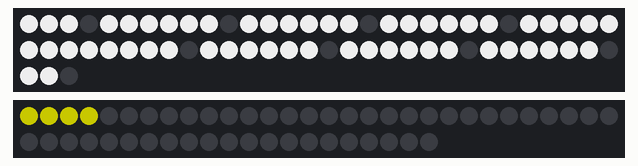
This sketch was run on a simulated Arduino Uno, built with avr-gcc and run on an emulated ATmega328P. Parts: 63 RGB LEDs in strip order, left to right, continuing on the next row, 51 RGB LEDs in strip order, left to right, continuing on the next row. Dim RGB values are drawn brighter than linear; random numbers use the default seed unless the sketch sets one.

Above: at 1.7 s.
At 3.5 s:
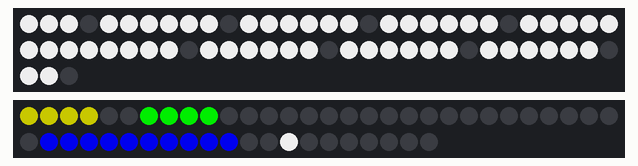
At 5.3 s:
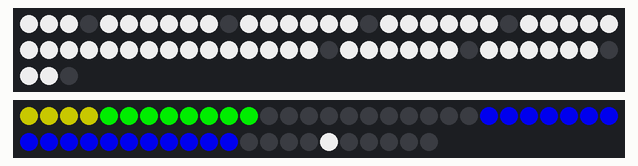
At 33.9 s:
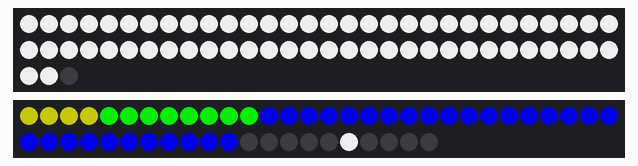

The sketch:

StarGateTest4.ino
```cpp
#include "StarGateTest4.h"

CRGB Gate_strip[GATE_LED_COUNT];
CRGB Stair_strip[STAIRS_LED_COUNT];

int i = 0;
int m0de = 1;

int ChveronsLocks[] = {3, 10, 17, 24, 31,
                       38, 45, 52, 59}; // chevron middle bits
int ChveronsSides[] = {
    2, 4, 9, 11, 16, 18, 23, 25, 30,
    32, 37, 39, 44, 46, 51, 53, 58, 60}; // chevron side bits

int Symbols[] = {0, 1, 5, 6, 7, 8, 12, 13, 14, 15, 19, 20,
                 21, 22, 26, 27, 28, 29, 33, 34, 35, 36, 40, 41,
                 42, 43, 47, 48, 49, 50, 54, 55, 56, 57, 61, 62}; // symoblosl

int Back[] = {41, 42, 43, 44, 45, 46, 47, 48, 49, 50}; // the back

int Stairs[] = {         // The stairs
    12, 13,              // Step 1 (top step)
    14, 15, 16,          // Step 2
    17, 18, 19,          // Step 3
    20, 21, 22,          // Step 4
    23, 24, 25, 26,      // Step 5
    27, 28, 29, 30,      // Step 6
    31, 32, 33, 34, 35,  // Step 7
    40, 39, 38, 37, 36}; // Step 8 (bottom step)

int Sides[] = {7, 8, 6, 9, 5, 10, 4, 11}; // the sides, in light order
int StairLights[] = {0, 1, 2, 3};         // side ligitng on stairs

struct BackAnimationState
{
  int update_interval = 50;
  int last_update_time = 0;
  int index = 0;
};
BackAnimationState backState;

struct SideAnimationState
{
  int update_interval = 500;
  unsigned long last_update_time = 0;
  int index = 0;
};
SideAnimationState sideState;

struct StairsAnimationState
{
  int update_interval = 100;
  unsigned long last_update_time = 0;
  int counter = 0;
};
StairsAnimationState stairsState;

struct StairLightsAnimationState
{
  int reset_interval = 350;
  unsigned long next_update_time_normal = 0;
  unsigned long next_update_time_flicker = 0;
  int random_flash = 600;
};
StairLightsAnimationState stairLightsState;

void setup()
{
  delay(500);
  FastLED
      .addLeds<LED_TYPE, GATE_LED_PIN, COLOR_ORDER>(Gate_strip, GATE_LED_COUNT)
      .setCorrection(TypicalLEDStrip);
  FastLED
      .addLeds<LED_TYPE, STAIRS_LED_PIN, COLOR_ORDER>(Stair_strip,
                                                      STAIRS_LED_COUNT)
      .setCorrection(TypicalLEDStrip);
  FastLED.setBrightness(200);
  FastLED.clear();
  delay(200);
  Serial.begin(115200);

  // Ensures the next update will be from this time
  backState.last_update_time = millis();
  sideState.last_update_time = millis();
  stairsState.last_update_time = millis();
}

void loop()
{
  unsigned long time = millis();
  UpdateBack(time);
  UpdateSides(time);
  UpdateStairs(time);
  UpdateStairLights(time);
 // DialUpAnimationUpdate(time);
 //Serial.println("i works");
  DialInAnimation(50);
  //Gate_strip[ChveronsLocks[4]] = CRGB(255, 255, 255);
  // CRGB color = CRGB(0, 0, 255);
  //StepThroughArray(Stair_strip, StairLights, 4, color);
  FastLED.show();
  delay(16);
}

void StepThroughArray(CRGB *leds, int *array, int array_size, CRGB &color)
{
  FastLED.clear();
  if (i == array_size)
  {
    i = 0;
  }
  Serial.println(i);
  leds[array[i]] = color;

  i++;
}

void UpdateBack(unsigned long Time)
{
  if (Time > backState.last_update_time + backState.update_interval)
  {
    backState.last_update_time = Time;

    // Turn off previus pixel
    Stair_strip[Back[backState.index]] = CRGB(0, 0, 0);

    // Moves to the next pixel
    backState.index++;

    // So we don't run over the end of the array
    if (backState.index == 10)
    {
      backState.index = 0;
    }

    // Light the next pixel
    Stair_strip[Back[backState.index]] = CRGB(255, 255, 255);
  }
}

void UpdateSides(unsigned long Time)
{
  if (Time > sideState.last_update_time + sideState.update_interval && sideState.index < 8)
  {
    sideState.last_update_time = Time;

    Stair_strip[Sides[sideState.index]] = CRGB(0, 255, 0);
    Stair_strip[Sides[sideState.index + 1]] = CRGB(0, 255, 0);

    sideState.index = sideState.index + 2;
  }
}

void UpdateStairs(unsigned long Time)
{
  if (Time > stairsState.last_update_time + stairsState.update_interval && stairsState.counter < 8)
  {
    stairsState.last_update_time = Time;

    int numberOfStairsToTurnOn = 0;
    switch (stairsState.counter)
    {
    case 0:
      numberOfStairsToTurnOn = 5;
      break;
    case 1:
      numberOfStairsToTurnOn = 10;
      break;
    case 2:
      numberOfStairsToTurnOn = 14;
      break;
    case 3:
      numberOfStairsToTurnOn = 18;
      break;
    case 4:
      numberOfStairsToTurnOn = 21;
      break;
    case 5:
      numberOfStairsToTurnOn = 24;
      break;
    case 6:
      numberOfStairsToTurnOn = 27;
      break;
    case 7:
      numberOfStairsToTurnOn = 29;
      break;
    default:
      break;
    }
    for (int index = 28; index > 28 - numberOfStairsToTurnOn; index--)
    {
      Stair_strip[Stairs[index]] = CRGB(0, 0, 255);
    }
    stairsState.counter++;
  }
}

void UpdateStairLights(unsigned long Time)
{

  if (Time > stairLightsState.next_update_time_flicker)
  {
    stairLightsState.next_update_time_flicker = Time + random(1000, 5000);

    // picks left/right
    int led1, led2 = 0;
    if (random(0, 2))
    {
      led1 = 0;
      led2 = 1;
    }
    else
    {
      led1 = 2;
      led2 = 3;
    }

    // Picks up/down
    if (random(0, 2))
    {
      Stair_strip[StairLights[led1]] = CRGB(255, 255, 255);
      Stair_strip[StairLights[led2]] = CRGB(255, 255, 255);
    }
    else
    {
      Stair_strip[StairLights[led1]] = CRGB(80, 80, 80);
      Stair_strip[StairLights[led2]] = CRGB(80, 80, 80);
    }
  }

  if (Time > stairLightsState.next_update_time_normal)
  {
    stairLightsState.next_update_time_normal = Time + stairLightsState.reset_interval;
    for (int index = 0; index < 4; index++)
    {
      Stair_strip[StairLights[index]] = CRGB(128, 128, 0);
    }
  }
}
```

DialInAnimation.cpp
```cpp
#ifndef STARGATE_H
#include "StarGateTest4.h"
#endif
struct DialInAdressAnimationState {
  // Overall state
  int start_symbol = 18;
  int index = 18;
  int dailInComplete = 0;
  int state = 0;
};
DialInAdressAnimationState dialInAdressState;

void DialInAnimation(unsigned long Time) {

  switch (dialInAdressState.state) {
    case 0:
      {

        Gate_strip[Symbols[dialInAdressState.index]] = CRGB(0, 0, 0);  // set prviouse syombol to off.
        if (dialInAdressState.index == 35) {
          dialInAdressState.index = 0;
        } else {
          dialInAdressState.index++;
        }

        if (dialInAdressState.index == 18) {  // this should only trigure when 1 full loop has happened.
          dialInAdressState.state++;          // move to next state.
        }

        Gate_strip[Symbols[dialInAdressState.index]] = CRGB(255, 255, 255);  // set syombol on.

        Gate_strip[ChveronsLocks[((dialInAdressState.index - 2) / 4)]] = CRGB(255, 255, 255);  // set center chevron on, as symbols pass it.
      }

    case 1:
      {
        for (int Sym = 0; Sym < 35; Sym ++) {
          Gate_strip[Symbols[Sym]] = CRGB(255, 255, 255);  // set all symbols to on.
        }

        // add delay ?
        delay(200);

        for (int side = 0; side < 18; side ++) {
          Gate_strip[ChveronsSides[side]] = CRGB(255,255,255);  // set all chevron sides to on.
        }

        // add delay ?
        delay(200);

        for (int chev = 0; chev < 9; chev ++) {
          Gate_strip[ChveronsSides[chev]] = CRGB(255,255,255);  // set all chevrons to on.
        }

      }
  }


  delay(500);
}
```

DialUpAnimation.cpp
```cpp
#ifndef STARGATE_H
#include "StarGateTest4.h"
#endif
struct DialUpAdressAnimationState
{
  // Overall state
  int currentChveron = 0; // 7, 8, 9 . adress
  int address[9] = {24, 3, 10, 17, 31, 21, 27, 6, 33};
  int addressCount = 9;

  // Search algorithm (Animation)
  int currentSearchSymbol = 0;
  int currentDialAnimationPart = 0;
  bool currentChveronLocked = false;
  unsigned long dialAnimationPartTime = 0;
};
DialUpAdressAnimationState dialUpAdressState;


void DialAdress(int start_symbol, bool left, int symbol, int chveron, unsigned long Time)
{

  switch (dialUpAdressState.currentDialAnimationPart)
  {
  case 0:
    dialUpAdressState.dialAnimationPartTime = Time;
    dialUpAdressState.currentDialAnimationPart = 1;
    break;

  // 1. Light sides of chveron sides
  case 1:
    Gate_strip[ChveronsSides[chveron * 2]] = CRGB(255, 255, 255);
    Gate_strip[ChveronsSides[chveron * 2 + 1]] = CRGB(255, 255, 255);
    if (Time > dialUpAdressState.dialAnimationPartTime + 500)
    {
      dialUpAdressState.currentDialAnimationPart = 2;
      dialUpAdressState.dialAnimationPartTime = Time;
    }
    break;

  // 2. Light the first symbol
  case 2:
    Gate_strip[Symbols[start_symbol]] = CRGB(255, 255, 255);
    if (Time > dialUpAdressState.dialAnimationPartTime + 250)
    {
      dialUpAdressState.currentDialAnimationPart = 3;
      dialUpAdressState.dialAnimationPartTime = Time;
      dialUpAdressState.currentSearchSymbol = start_symbol;
    }
    break;

  // 3. Is the symbol we are on, the correct symbol?
  //  3a: It is not the correct symbol, we go to the symbol to the left and repeat 3
  //  We do this by turning off current symbol and turn on the left symbol
  case 3:
    if (dialUpAdressState.currentSearchSymbol == symbol)
    {
      // We have found the correct symbol
      dialUpAdressState.currentDialAnimationPart = 4;
      dialUpAdressState.dialAnimationPartTime = Time;
    }
    else if (Time > dialUpAdressState.dialAnimationPartTime + 100)
    {
      //Goes to the next symbol
      dialUpAdressState.dialAnimationPartTime = Time;
      Gate_strip[Symbols[dialUpAdressState.currentSearchSymbol]] = CRGB(0, 0, 0);
      if (left)
      {
        dialUpAdressState.currentSearchSymbol = dialUpAdressState.currentSearchSymbol + 1;
      }
      else
      {
        dialUpAdressState.currentSearchSymbol = dialUpAdressState.currentSearchSymbol - 1;
      }
      // Goes to the first symbol
      if (dialUpAdressState.currentSearchSymbol >= 36)
      {
        dialUpAdressState.currentSearchSymbol = 0;
      }
      // Goes to the last symbol
      if (dialUpAdressState.currentSearchSymbol < 0)
      {
        dialUpAdressState.currentSearchSymbol = 35;
      }
      Gate_strip[Symbols[dialUpAdressState.currentSearchSymbol]] = CRGB(255, 255, 255);
    }
    break;

    // 4. When it reaches the correct one we lights the chveron
  case 4:
    if (Time > dialUpAdressState.dialAnimationPartTime + 250)
    {
      Gate_strip[ChveronsLocks[chveron]] = CRGB(255, 255, 255);
      dialUpAdressState.currentDialAnimationPart = 5;
      dialUpAdressState.dialAnimationPartTime = Time;
    }
    break;

    // 5. We turn off the chveron sides
  case 5:
    if (Time > dialUpAdressState.dialAnimationPartTime + 500)
    {
      Gate_strip[ChveronsSides[chveron * 2]] = CRGB(0, 0, 0);
      Gate_strip[ChveronsSides[chveron * 2 + 1]] = CRGB(0, 0, 0);
      dialUpAdressState.currentDialAnimationPart = 6;
      dialUpAdressState.dialAnimationPartTime = Time;
    }
    break;

    // 6. Change the color of the symbol (to show it have been chosen)
  case 6:
    Gate_strip[Symbols[symbol]] = CRGB(0, 0, 255);
    dialUpAdressState.currentDialAnimationPart = 7;
    dialUpAdressState.dialAnimationPartTime = Time;
    break;

    // 7. Add a delay
  case 7:
    if (Time > dialUpAdressState.dialAnimationPartTime + 1500)
    {
      dialUpAdressState.currentDialAnimationPart = 0;
      dialUpAdressState.dialAnimationPartTime = Time;
      dialUpAdressState.currentChveronLocked = true;
    }
    break;

  default:
    break;
  }
}

void DialUpAnimationUpdate(unsigned long Time)
{
  if (dialUpAdressState.currentChveronLocked)
  {
    dialUpAdressState.currentChveron++;
    dialUpAdressState.currentChveronLocked = false;
  }

  // Checks if we all dialed up
  if (dialUpAdressState.currentChveron == dialUpAdressState.addressCount)
  {

    if (Time > dialUpAdressState.dialAnimationPartTime + 5000)
    {
      //Resets the gate and starts a new dial up
      dialUpAdressState.currentChveron = 0;
      dialUpAdressState.addressCount = random(7, 10);
      for (int index = 0; index < dialUpAdressState.addressCount; index++)
      {
        dialUpAdressState.address[index] = random(0, 36);
      }

      for (int index = 0; index < 36; index++)
      {
        Gate_strip[Symbols[index]] = CRGB(0, 0, 0);
      }

      for (int index = 0; index < 18; index++)
      {
        Gate_strip[ChveronsSides[index]] = CRGB(0, 0, 0);
      }

      for (int index = 0; index < 9; index++)
      {
        Gate_strip[ChveronsLocks[index]] = CRGB(0, 0, 0);
      }
    }
    else
    {
      return;
    }
  }

  int start_symbol = 18;
  if (dialUpAdressState.currentChveron > 0)
  {
    start_symbol = dialUpAdressState.address[dialUpAdressState.currentChveron - 1];
  }

  DialAdress(
      start_symbol,
      dialUpAdressState.currentChveron % 2 == 0,
      dialUpAdressState.address[dialUpAdressState.currentChveron],
      dialUpAdressState.currentChveron,
      Time);

  // Ensures the previous locked symbols stay turned on
  for (int index = 0; index < dialUpAdressState.currentChveron; index++)
  {
    if (dialUpAdressState.currentSearchSymbol != dialUpAdressState.address[index])
    {
      Gate_strip[Symbols[dialUpAdressState.address[index]]] = CRGB(0, 0, 255);
    }
  }
}
```

StarGateTest4.h
```cpp
#ifndef STARGATE4_H
#define STARGATE4_H
// #include <AutoHome.h>
#include <FastLED.h>

#define GATE_LED_PIN 0
#define STAIRS_LED_PIN 2

#define GATE_LED_COUNT 63
#define STAIRS_LED_COUNT 51 // plus actual sairs

#define LED_TYPE WS2812
#define COLOR_ORDER GRB

extern CRGB Gate_strip[];
extern CRGB Stair_strip[];

extern int i;
extern int m0de;
extern int ChveronsLocks[];
extern int ChveronsSides[];
extern int Symbols[];
extern int Back[];
extern int Stairs[];
extern int Sides[];
extern int StairLights[];

void DialUpAnimationUpdate(unsigned long Time);
void DialInAnimation(unsigned long Time);

#endif
```
